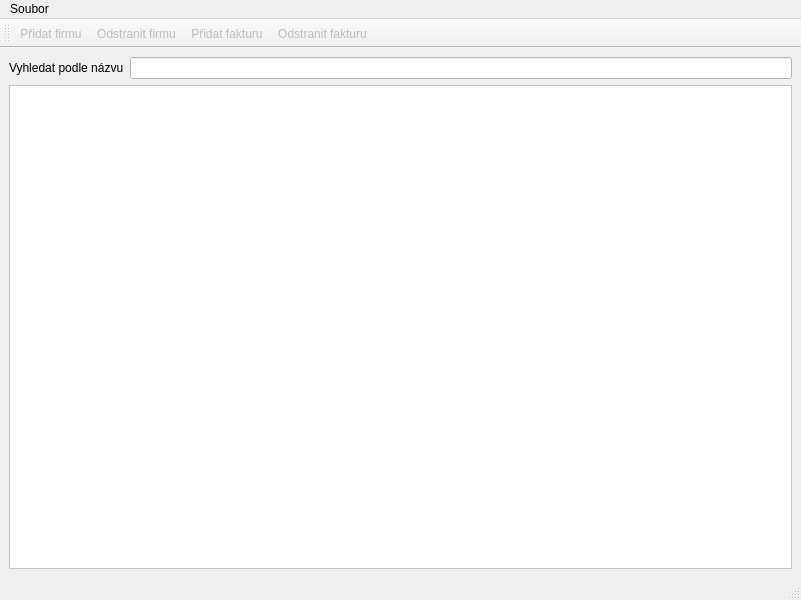
<?xml version="1.0" encoding="UTF-8"?>
<ui version="4.0">
 <class>MainWindow</class>
 <widget class="QMainWindow" name="MainWindow">
  <property name="geometry">
   <rect>
    <x>0</x>
    <y>0</y>
    <width>801</width>
    <height>600</height>
   </rect>
  </property>
  <property name="windowTitle">
   <string>MainWindow</string>
  </property>
  <widget class="QWidget" name="centralwidget">
   <property name="palette">
    <palette>
     <active>
      <colorrole role="WindowText">
       <brush brushstyle="SolidPattern">
        <color alpha="255">
         <red>0</red>
         <green>0</green>
         <blue>0</blue>
        </color>
       </brush>
      </colorrole>
      <colorrole role="Button">
       <brush brushstyle="SolidPattern">
        <color alpha="255">
         <red>255</red>
         <green>255</green>
         <blue>255</blue>
        </color>
       </brush>
      </colorrole>
      <colorrole role="Light">
       <brush brushstyle="SolidPattern">
        <color alpha="255">
         <red>255</red>
         <green>255</green>
         <blue>255</blue>
        </color>
       </brush>
      </colorrole>
      <colorrole role="Midlight">
       <brush brushstyle="SolidPattern">
        <color alpha="255">
         <red>255</red>
         <green>255</green>
         <blue>255</blue>
        </color>
       </brush>
      </colorrole>
      <colorrole role="Dark">
       <brush brushstyle="SolidPattern">
        <color alpha="255">
         <red>127</red>
         <green>127</green>
         <blue>127</blue>
        </color>
       </brush>
      </colorrole>
      <colorrole role="Mid">
       <brush brushstyle="SolidPattern">
        <color alpha="255">
         <red>170</red>
         <green>170</green>
         <blue>170</blue>
        </color>
       </brush>
      </colorrole>
      <colorrole role="Text">
       <brush brushstyle="SolidPattern">
        <color alpha="255">
         <red>0</red>
         <green>0</green>
         <blue>0</blue>
        </color>
       </brush>
      </colorrole>
      <colorrole role="BrightText">
       <brush brushstyle="SolidPattern">
        <color alpha="255">
         <red>255</red>
         <green>255</green>
         <blue>255</blue>
        </color>
       </brush>
      </colorrole>
      <colorrole role="ButtonText">
       <brush brushstyle="SolidPattern">
        <color alpha="255">
         <red>0</red>
         <green>0</green>
         <blue>0</blue>
        </color>
       </brush>
      </colorrole>
      <colorrole role="Base">
       <brush brushstyle="SolidPattern">
        <color alpha="255">
         <red>255</red>
         <green>255</green>
         <blue>255</blue>
        </color>
       </brush>
      </colorrole>
      <colorrole role="Window">
       <brush brushstyle="SolidPattern">
        <color alpha="255">
         <red>255</red>
         <green>255</green>
         <blue>255</blue>
        </color>
       </brush>
      </colorrole>
      <colorrole role="Shadow">
       <brush brushstyle="SolidPattern">
        <color alpha="255">
         <red>0</red>
         <green>0</green>
         <blue>0</blue>
        </color>
       </brush>
      </colorrole>
      <colorrole role="AlternateBase">
       <brush brushstyle="SolidPattern">
        <color alpha="255">
         <red>255</red>
         <green>255</green>
         <blue>255</blue>
        </color>
       </brush>
      </colorrole>
      <colorrole role="ToolTipBase">
       <brush brushstyle="SolidPattern">
        <color alpha="255">
         <red>255</red>
         <green>255</green>
         <blue>220</blue>
        </color>
       </brush>
      </colorrole>
      <colorrole role="ToolTipText">
       <brush brushstyle="SolidPattern">
        <color alpha="255">
         <red>0</red>
         <green>0</green>
         <blue>0</blue>
        </color>
       </brush>
      </colorrole>
      <colorrole role="PlaceholderText">
       <brush brushstyle="SolidPattern">
        <color alpha="127">
         <red>0</red>
         <green>0</green>
         <blue>0</blue>
        </color>
       </brush>
      </colorrole>
     </active>
     <inactive>
      <colorrole role="WindowText">
       <brush brushstyle="SolidPattern">
        <color alpha="255">
         <red>0</red>
         <green>0</green>
         <blue>0</blue>
        </color>
       </brush>
      </colorrole>
      <colorrole role="Button">
       <brush brushstyle="SolidPattern">
        <color alpha="255">
         <red>255</red>
         <green>255</green>
         <blue>255</blue>
        </color>
       </brush>
      </colorrole>
      <colorrole role="Light">
       <brush brushstyle="SolidPattern">
        <color alpha="255">
         <red>255</red>
         <green>255</green>
         <blue>255</blue>
        </color>
       </brush>
      </colorrole>
      <colorrole role="Midlight">
       <brush brushstyle="SolidPattern">
        <color alpha="255">
         <red>255</red>
         <green>255</green>
         <blue>255</blue>
        </color>
       </brush>
      </colorrole>
      <colorrole role="Dark">
       <brush brushstyle="SolidPattern">
        <color alpha="255">
         <red>127</red>
         <green>127</green>
         <blue>127</blue>
        </color>
       </brush>
      </colorrole>
      <colorrole role="Mid">
       <brush brushstyle="SolidPattern">
        <color alpha="255">
         <red>170</red>
         <green>170</green>
         <blue>170</blue>
        </color>
       </brush>
      </colorrole>
      <colorrole role="Text">
       <brush brushstyle="SolidPattern">
        <color alpha="255">
         <red>0</red>
         <green>0</green>
         <blue>0</blue>
        </color>
       </brush>
      </colorrole>
      <colorrole role="BrightText">
       <brush brushstyle="SolidPattern">
        <color alpha="255">
         <red>255</red>
         <green>255</green>
         <blue>255</blue>
        </color>
       </brush>
      </colorrole>
      <colorrole role="ButtonText">
       <brush brushstyle="SolidPattern">
        <color alpha="255">
         <red>0</red>
         <green>0</green>
         <blue>0</blue>
        </color>
       </brush>
      </colorrole>
      <colorrole role="Base">
       <brush brushstyle="SolidPattern">
        <color alpha="255">
         <red>255</red>
         <green>255</green>
         <blue>255</blue>
        </color>
       </brush>
      </colorrole>
      <colorrole role="Window">
       <brush brushstyle="SolidPattern">
        <color alpha="255">
         <red>255</red>
         <green>255</green>
         <blue>255</blue>
        </color>
       </brush>
      </colorrole>
      <colorrole role="Shadow">
       <brush brushstyle="SolidPattern">
        <color alpha="255">
         <red>0</red>
         <green>0</green>
         <blue>0</blue>
        </color>
       </brush>
      </colorrole>
      <colorrole role="AlternateBase">
       <brush brushstyle="SolidPattern">
        <color alpha="255">
         <red>255</red>
         <green>255</green>
         <blue>255</blue>
        </color>
       </brush>
      </colorrole>
      <colorrole role="ToolTipBase">
       <brush brushstyle="SolidPattern">
        <color alpha="255">
         <red>255</red>
         <green>255</green>
         <blue>220</blue>
        </color>
       </brush>
      </colorrole>
      <colorrole role="ToolTipText">
       <brush brushstyle="SolidPattern">
        <color alpha="255">
         <red>0</red>
         <green>0</green>
         <blue>0</blue>
        </color>
       </brush>
      </colorrole>
      <colorrole role="PlaceholderText">
       <brush brushstyle="SolidPattern">
        <color alpha="127">
         <red>0</red>
         <green>0</green>
         <blue>0</blue>
        </color>
       </brush>
      </colorrole>
     </inactive>
     <disabled>
      <colorrole role="WindowText">
       <brush brushstyle="SolidPattern">
        <color alpha="255">
         <red>127</red>
         <green>127</green>
         <blue>127</blue>
        </color>
       </brush>
      </colorrole>
      <colorrole role="Button">
       <brush brushstyle="SolidPattern">
        <color alpha="255">
         <red>255</red>
         <green>255</green>
         <blue>255</blue>
        </color>
       </brush>
      </colorrole>
      <colorrole role="Light">
       <brush brushstyle="SolidPattern">
        <color alpha="255">
         <red>255</red>
         <green>255</green>
         <blue>255</blue>
        </color>
       </brush>
      </colorrole>
      <colorrole role="Midlight">
       <brush brushstyle="SolidPattern">
        <color alpha="255">
         <red>255</red>
         <green>255</green>
         <blue>255</blue>
        </color>
       </brush>
      </colorrole>
      <colorrole role="Dark">
       <brush brushstyle="SolidPattern">
        <color alpha="255">
         <red>127</red>
         <green>127</green>
         <blue>127</blue>
        </color>
       </brush>
      </colorrole>
      <colorrole role="Mid">
       <brush brushstyle="SolidPattern">
        <color alpha="255">
         <red>170</red>
         <green>170</green>
         <blue>170</blue>
        </color>
       </brush>
      </colorrole>
      <colorrole role="Text">
       <brush brushstyle="SolidPattern">
        <color alpha="255">
         <red>127</red>
         <green>127</green>
         <blue>127</blue>
        </color>
       </brush>
      </colorrole>
      <colorrole role="BrightText">
       <brush brushstyle="SolidPattern">
        <color alpha="255">
         <red>255</red>
         <green>255</green>
         <blue>255</blue>
        </color>
       </brush>
      </colorrole>
      <colorrole role="ButtonText">
       <brush brushstyle="SolidPattern">
        <color alpha="255">
         <red>127</red>
         <green>127</green>
         <blue>127</blue>
        </color>
       </brush>
      </colorrole>
      <colorrole role="Base">
       <brush brushstyle="SolidPattern">
        <color alpha="255">
         <red>255</red>
         <green>255</green>
         <blue>255</blue>
        </color>
       </brush>
      </colorrole>
      <colorrole role="Window">
       <brush brushstyle="SolidPattern">
        <color alpha="255">
         <red>255</red>
         <green>255</green>
         <blue>255</blue>
        </color>
       </brush>
      </colorrole>
      <colorrole role="Shadow">
       <brush brushstyle="SolidPattern">
        <color alpha="255">
         <red>0</red>
         <green>0</green>
         <blue>0</blue>
        </color>
       </brush>
      </colorrole>
      <colorrole role="AlternateBase">
       <brush brushstyle="SolidPattern">
        <color alpha="255">
         <red>255</red>
         <green>255</green>
         <blue>255</blue>
        </color>
       </brush>
      </colorrole>
      <colorrole role="ToolTipBase">
       <brush brushstyle="SolidPattern">
        <color alpha="255">
         <red>255</red>
         <green>255</green>
         <blue>220</blue>
        </color>
       </brush>
      </colorrole>
      <colorrole role="ToolTipText">
       <brush brushstyle="SolidPattern">
        <color alpha="255">
         <red>0</red>
         <green>0</green>
         <blue>0</blue>
        </color>
       </brush>
      </colorrole>
      <colorrole role="PlaceholderText">
       <brush brushstyle="SolidPattern">
        <color alpha="127">
         <red>127</red>
         <green>127</green>
         <blue>127</blue>
        </color>
       </brush>
      </colorrole>
     </disabled>
    </palette>
   </property>
   <layout class="QVBoxLayout" name="verticalLayout">
    <item>
     <layout class="QFormLayout" name="formLayout">
      <item row="0" column="0">
       <widget class="QLabel" name="label">
        <property name="text">
         <string>Vyhledat podle názvu</string>
        </property>
       </widget>
      </item>
      <item row="0" column="1">
       <widget class="QLineEdit" name="lineEdit">
        <property name="enabled">
         <bool>false</bool>
        </property>
        <property name="maxLength">
         <number>100</number>
        </property>
       </widget>
      </item>
     </layout>
    </item>
    <item>
     <widget class="QTableView" name="tableView"/>
    </item>
   </layout>
  </widget>
  <widget class="QMenuBar" name="menubar">
   <property name="geometry">
    <rect>
     <x>0</x>
     <y>0</y>
     <width>801</width>
     <height>21</height>
    </rect>
   </property>
   <widget class="QMenu" name="menuSoubor">
    <property name="title">
     <string>Soubor</string>
    </property>
    <addaction name="actionNovy"/>
    <addaction name="actionUlozit_jako"/>
    <addaction name="actionOtevrit"/>
    <addaction name="separator"/>
    <addaction name="actionKonec"/>
   </widget>
   <addaction name="menuSoubor"/>
  </widget>
  <widget class="QStatusBar" name="statusbar"/>
  <widget class="QToolBar" name="toolBar">
   <property name="enabled">
    <bool>false</bool>
   </property>
   <property name="windowTitle">
    <string>toolBar</string>
   </property>
   <attribute name="toolBarArea">
    <enum>TopToolBarArea</enum>
   </attribute>
   <attribute name="toolBarBreak">
    <bool>false</bool>
   </attribute>
   <addaction name="actionPridatFirmu"/>
   <addaction name="actionOdstranit_firmu"/>
   <addaction name="actionPridatFakturu"/>
   <addaction name="actionOdstranit_fakturu"/>
  </widget>
  <action name="actionNovy">
   <property name="text">
    <string>Nový</string>
   </property>
  </action>
  <action name="actionOtevrit">
   <property name="text">
    <string>Otevřit</string>
   </property>
  </action>
  <action name="actionKonec">
   <property name="text">
    <string>Konec</string>
   </property>
  </action>
  <action name="actionPridatFirmu">
   <property name="text">
    <string>Přidat firmu</string>
   </property>
  </action>
  <action name="actionPridatFakturu">
   <property name="text">
    <string>Přidat fakturu</string>
   </property>
  </action>
  <action name="actionUlozit_jako">
   <property name="enabled">
    <bool>false</bool>
   </property>
   <property name="text">
    <string>Uložit jako</string>
   </property>
  </action>
  <action name="actionOdstranit_fakturu">
   <property name="text">
    <string>Odstranit fakturu</string>
   </property>
  </action>
  <action name="actionOdstranit_firmu">
   <property name="text">
    <string>Odstranit firmu</string>
   </property>
  </action>
 </widget>
 <resources/>
 <connections/>
</ui>
